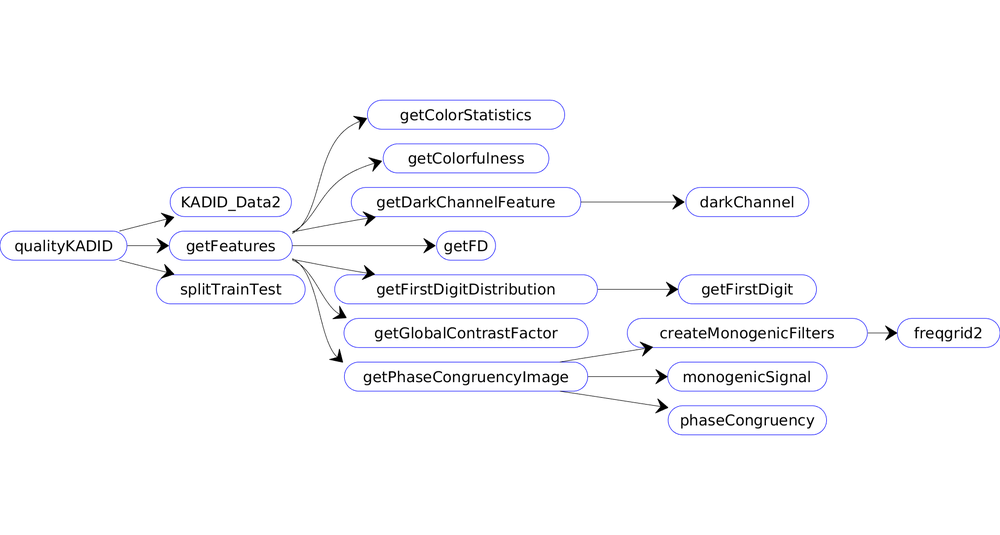
%> input picture 1.png, 1000 x 535 px, shrunk from 1871 x 1001 before the run
$ octave --eval "result = MSCN(imread('1.png'));"   (GNU Octave 9; MATLAB toolbox functions it lacks are replaced by stand-ins)
%> lines starting %> are read from the running program, lines starting %| are printed output that depends on the picture
function [MSCN_img]= MSCN(img)

    if(size(img,3)==3)
        img = rgb2gray(img);
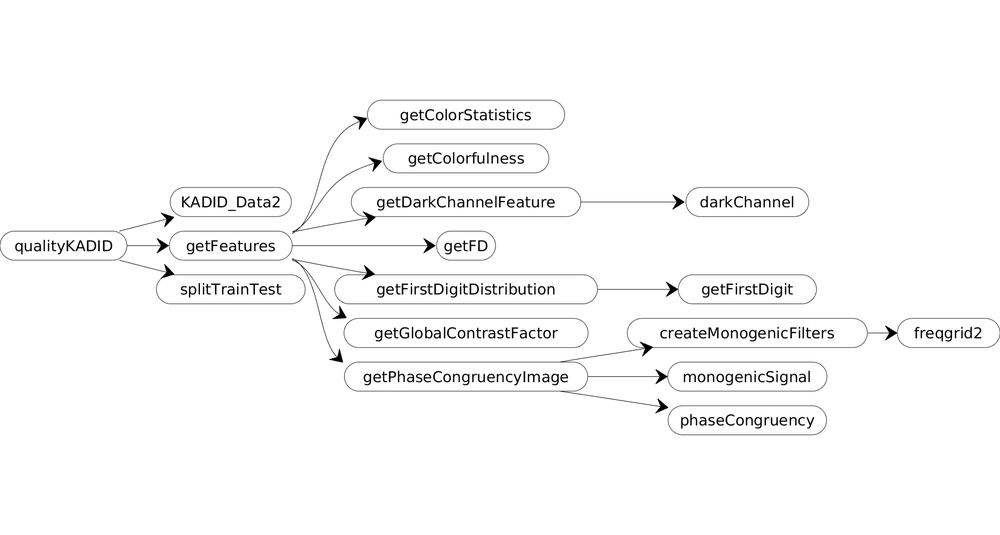
%> img: size 535x1000 uint8; min 0, max 255, mean 249.1
    end

    if(isa(img,'uint8'))
        img = im2double(img);
%> img: size 535x1000 double
    end

    window = fspecial('gaussian',7,7/6);
    window = window/sum(sum(window));

    mu = filter2(window, img, 'same');
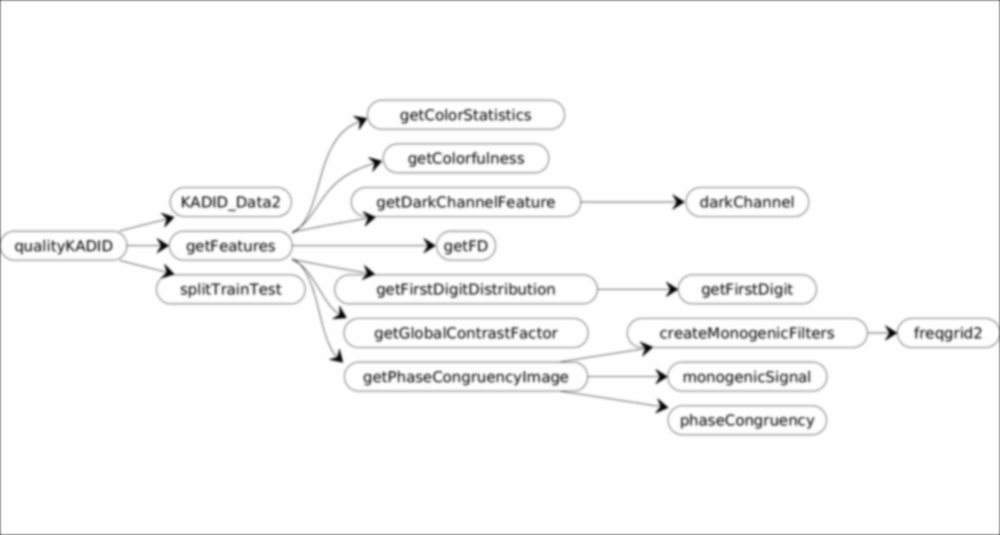
%> mu: size 535x1000 double; min 0.02, max 1, mean 0.974
    mu_sq = mu.*mu;
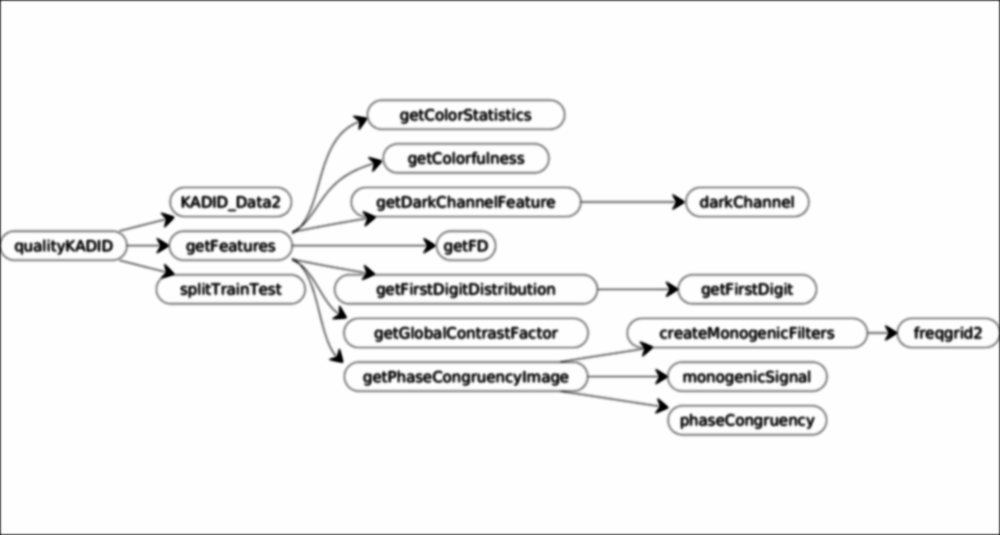
%> mu_sq: size 535x1000 double; min 0.0004, max 1, mean 0.956

    sigma = sqrt(abs(filter2(window, img.*img, 'same') - mu_sq));
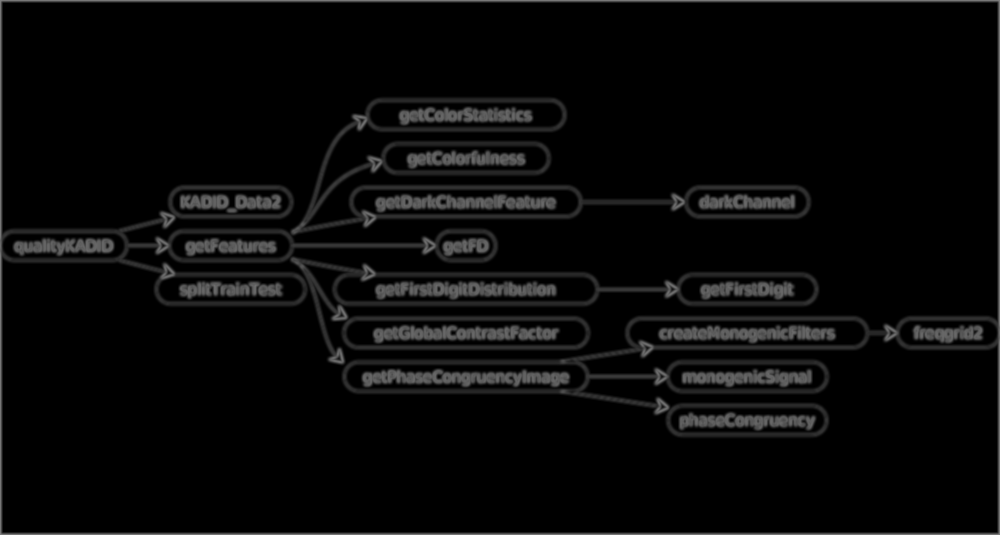
%> sigma: size 535x1000 double; min 1.49e-08, max 0.498, mean 0.0351
    imgMinusMu = (img-mu);
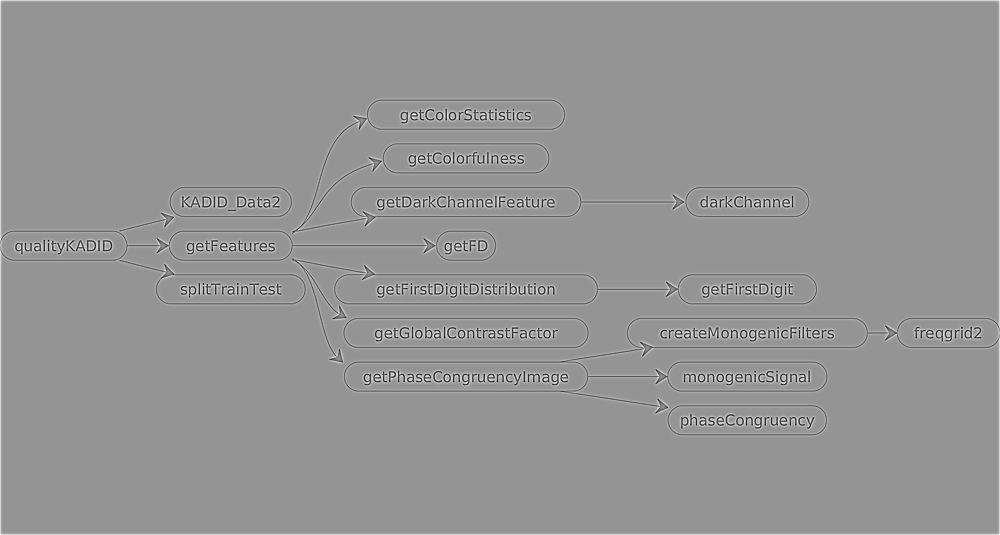
%> imgMinusMu: size 535x1000 double; min -0.77, max 0.549, mean 0.00248; drawn with min black and max white

    MSCN_img =imgMinusMu./(sigma +1);
end
